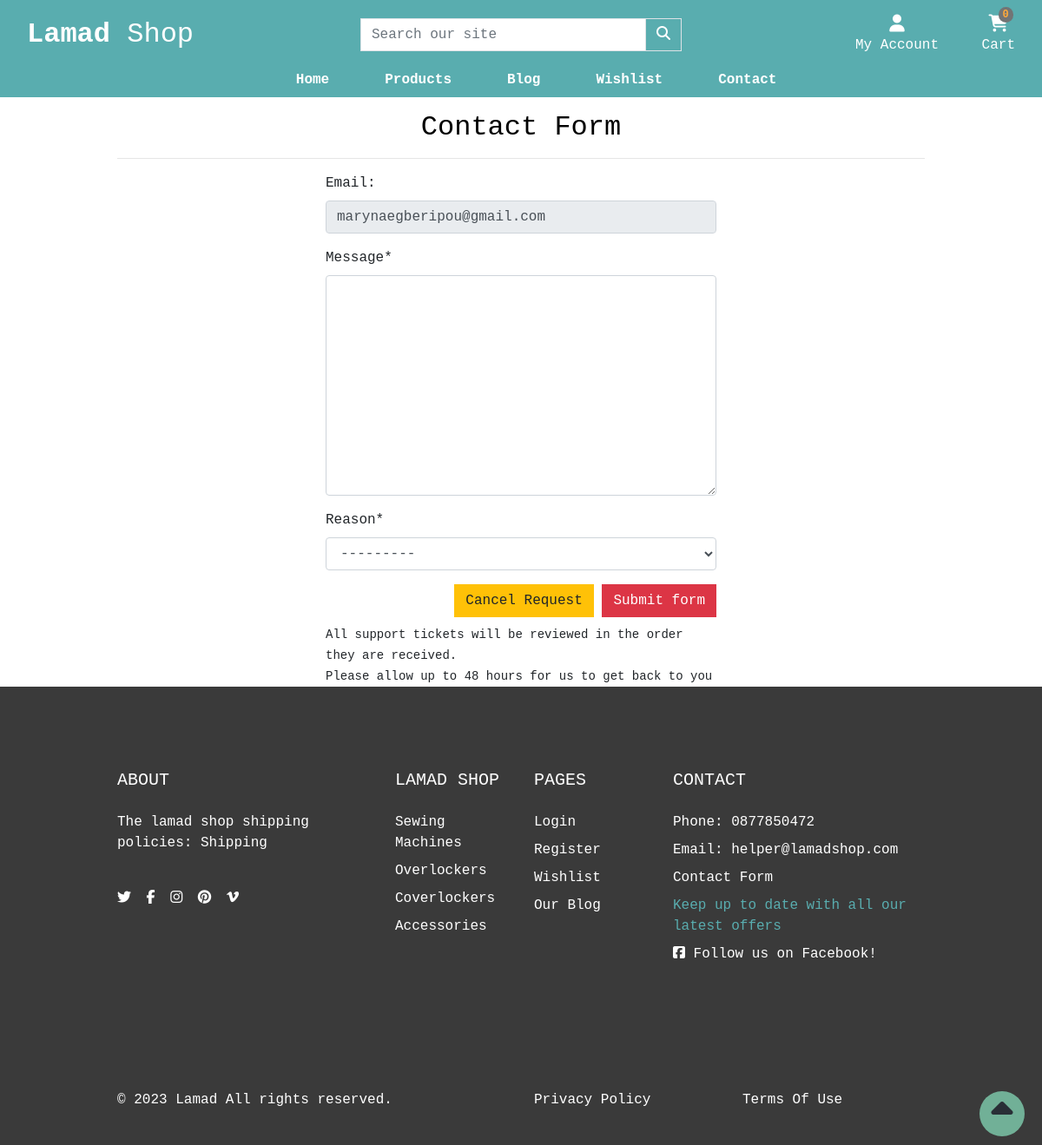
/contact/ (signed in), run on the app's committed database.
### account/models.py (models this page shows, shortened)
class CustomUser(AbstractUser):
    username = models.CharField(max_length=20, unique=True)
    email = models.EmailField(_('email address'), unique=True, max_length=100)
    is_email_verified = models.BooleanField(default=False)

### shop/models.py (models this page shows, shortened)
class Category(models.Model):
    name = models.CharField(max_length=100)
    slug = models.SlugField(max_length=100, unique=True)
    friendly_name = models.CharField(max_length=100, null=True, blank=True)
    description = models.TextField(max_length=250, blank=True)
    class Meta:
        verbose_name = 'category'
        verbose_name_plural = 'Categories'
    def get_absolute_url(self):
        return reverse('shop:products_by_category', args=[self.slug])

### contact/views.py (the view)
# urls.py: path('', views.contact, name='contact'),
def contact(request):
    if not request.user.is_authenticated:
        messages.error(request, 'Please login to contact us')
        return redirect(reverse('home:home'))
    user = request.user
    contact = Contact(email=user.email)
    if request.method == 'POST':
        form = ContactForm(request.POST, instance=contact)
        if form.is_valid():
            form.save()
            messages.success(request, 'Your message has been sent')
            return redirect(reverse('home:home'))
        else:
            messages.error(request,
                           'Something went wrong. Please try again later')
    else:
        form = ContactForm()
    template = 'contact/contact.html'
    context = {
        'form': form
    }
    return render(request, template, context)

### contact/forms.py
class ContactForm(ModelForm):
    class Meta:
        model = Contact
        exclude = ['email']

### cart/contexts.py (called while the page is built, shortened)
def cart_contents(request):
    cart_items = []
    total = 0
    product_count = 0
    cart = request.session.get('cart', {})
    if total < settings.FREE_DELIVERY_THRESHOLD:
        delivery = total * Decimal(settings.STANDARD_DELIVERY_PERCENTAGE / 100)
        free_delivery_delta = settings.FREE_DELIVERY_THRESHOLD - total
    else:
        delivery = 0
        free_delivery_delta = 0
    grand_total = delivery + total
    context = {
        'cart_items': cart_items,
        'total': total,
        'product_count': product_count,
        'delivery': delivery,
        'free_delivery_delta': free_delivery_delta,
        'free_delivery_threshold': settings.FREE_DELIVERY_THRESHOLD,
        'grand_total': grand_total,
    }
    return context

### shop/contexts.py (called while the page is built)
def nav_menu(request):
    menu = Category.objects.all()
    return dict(menu=menu)

### contact/templates/contact/contact.html (shortened to what this page needs)
{% extends "base.html" %}
{% load static %}
{% load crispy_forms_tags %}
{% block extra_css %}
    <link rel="stylesheet" href="{% static 'css/contact.css' %}">
{% endblock %}
{% block page_header %}
    <div class="container header-container">
        <div class="row">
            <div class="col text-center">
                <h2 class="text-black mt-3">Contact Form</h2>
                <hr>
            </div>
        </div>
    </div>
{% endblock %}
{% block content %}
<div class="container">
    <div class="row justify-content-center">
        <div class="col-12 col-md-6">
            <form method="POST" action="" class="form mb-2">
                <div class="form-group">
                    <label for="email">Email:</label>
                    <input type="email" class="form-control" id="email" name="email" value="{{ request.user.email }}" disabled>
                  </div>
                  <div class="form-group">
                    {{ form.message|as_crispy_field }}
                  </div>
                  <div class="form-group">
                    {{ form.reason|as_crispy_field }}
                  </div>
                <div class="text-right">
                    <a class="btn btn-warning rounded-0" href="{% url 'home:home' %}">Cancel Request</a>
                    <button class="btn btn-danger rounded-0" type="submit">Submit form</button>
                </div>
            </form>
            <small class="mt-3 bb-3">All support tickets will be reviewed in the order they are received. <br>Please allow up to 48 hours for us to get back to you</small>
        </div>
    </div>
</div>
{% endblock %}

### templates/base.html (shortened to what this page needs)
{% load static %}
<!doctype html>
<html lang="en">
  <head>
    {% block corecss %}
    <link rel="stylesheet" href="https://cdn.jsdelivr.net/npm/bootstrap@4.6.2/dist/css/bootstrap.min.css">
    <link rel="stylesheet" href="https://cdn.jsdelivr.net/npm/bootstrap-icons@1.10.3/font/bootstrap-icons.css">
    <link href="{% static 'css/base.css' %}" rel="stylesheet">
    {% endblock %}
    {% block extra_css %}{% endblock %}
  </head>
  <body>
    <header class="container-fluid">
        <div id="topnav" class="row nav-bg-color pt-lg-2 d-none d-lg-flex">
            <div class="col-12 col-lg-4 my-auto py-1 py-lg-0 text-center text-lg-left">
                <a href="{% url 'home:home' %}" class="nav-link main-logo-link">
                  <h2 class="logo-font text-white my-0"><strong>Lamad</strong> Shop</h2>
                </a>
            </div>
            <div class="col-12 col-lg-4 my-auto py-1 py-lg-0">
                <form method="GET" action="{% url 'shop:products' %}">
                    <div class="input-group w-100">
                        <input class="form-control border border-black rounded-0" type="text" name="q" placeholder="Search our site">
                        <div class="input-group-append">
                            <button class="form-control btn nav-bg-color border border-black rounded-0" type="submit" aria-label="Search our products">
                                <span class="icon">
                                    <i class="fas fa-search"></i>
                                </span>
                            </button>
                        </div>
                    </div>
                </form>
            </div>
            <div class="col-12 col-lg-4 my-auto py-1 py-lg-0">
                <ul class="list-inline list-unstyled text-center text-lg-right my-0">
                    <li class="list-inline-item dropdown">
                        <a class="text-sly nav-link" href="#" id="dt-user-options" data-toggle="dropdown" aria-haspopup="true" aria-expanded="false">
                            <div class="text-center">
                                {% if request.user.is_authenticated %}
                                    <div><i class="fas fa-user fa-lg"></i></div>
                                    <p class="my-0 text-white">My Account</p>
                                {% else %}
                                    <div><i class="fas fa-user fa-lg"></i></div>
                                    <p class="my-0 text-white">Login / Sign Up</p>
                                {% endif %}
                            </div>
                        </a>
                    </li>
                    <li class="list-inline-item">
                        <a class="{% if grand_total %}text-info font-weight-bold{% else %}text-white{% endif %} nav-link" href="{% url 'cart:cart' %}">
                            <div class="text-center">
                                <div><span class="position-absolute top-0 left-100 translate-middle badge rounded-pill bg-light my-button">{{ request.session.cart.keys | length }}</span></div>
                                <div><i class="fa-solid fa-cart-shopping fa-lg"></i></div>
                                <p class="my-0 cart-amount">
                                    {% if grand_total %}
                                        ${{ grand_total|floatformat:2 }}
                                    {% else %}
                                        Cart
                                    {% endif %}
                                </p>
                            </div>
                        </a>
                    </li>
                </ul>
            </div>
        </div>
        <div class="row second-nav">
            <nav class="navbar navbar-expand-lg navbar-dark text-sly w-100">
                    {% include 'includes/mobile-top-header.html' %}
                    {% include 'includes/main-nav.html' %}
            </nav>
        </div>
    </header>
    {% block page_header %}
    {% endblock %}
    {% block content %}
    {% endblock %}
    <a href="#" id="to-top" aria-label="move to top of page">
      <span class="move_to_top">
        <i class="fas fa-caret-up"></i>
      </span>
    </a>
     <footer class="footer" style="background: #3a3a3a">
        <div class="py-5">
          <div class="container py-5">
            <div class="row gx-5 gy-4">
              <div class="col-lg-4">
                 <h5 class="text-white text-uppercase mb-4">ABOUT</h5>
                 <p class="text-white">The lamad shop shipping policies: <a href="{% url 'contact:shipping' %}" class='text-white'>Shipping</a></p>
                 <br>
                <ul class="list-inline mb-0">
                  <li class="list-inline-item me-3"><a class="reset-anchor" href="https://twitter.com" target="_blank" rel="noopener" aria-label="Visit our twitter page(opens on a new tab)"><i class="fab fa-twitter"></i></a></li>
                  <li class="list-inline-item me-3"><a class="reset-anchor" href="https://facebook.com" target="_blank" rel="noopener" aria-label="Visit our facebook page(opens on a new tab)"><i class="fab fa-facebook-f"></i></a></li>
                  <li class="list-inline-item me-3"><a class="reset-anchor" href="https://instagram.com" target="_blank" rel="noopener" aria-label="Visit our instagram page(opens on a new tab)"><i class="fab fa-instagram"></i></a></li>
                  <li class="list-inline-item me-3"><a class="reset-anchor" href="https://pinterest.com" target="_blank" rel="noopener" aria-label="Visit our pinterest page(opens on a new tab)"><i class="fab fa-pinterest"></i></a></li>
                  <li class="list-inline-item"><a class="reset-anchor" href="https://vimeo.com" target="_blank" rel="noopener" aria-label="Visit our vimeo page(opens on a new tab)"><i class="fab fa-vimeo-v"></i></a></li>
                </ul>
              </div>
              <div class="col-lg-2 col-md-6">
                <h5 class="text-white text-uppercase mb-4">Lamad Shop</h5>
                <ul class="list-unstyled text-sm fw-normal mb-0">
                  {% for category in menu %}
                  <li class="mb-1 pb-1"><a href="{{ category.get_absolute_url }}" class="reset-anchor">{{category.name}}</a></li>
                  {% endfor %}
                </ul>
              </div>
              <div class="col-lg-2 col-md-6">
                <h5 class="text-white text-uppercase mb-4">Pages</h5>
                <ul class="list-unstyled text-sm fw-normal mb-0">
                  <li class="mb-1 pb-1"> <a class="reset-anchor" href="{% url 'account:signin' %}">Login</a></li>
                  <li class="mb-1 pb-1"> <a class="reset-anchor" href="{% url 'account:register' %}">Register</a></li>
                  <li class="mb-1 pb-1"> <a class="reset-anchor" href="{% url 'wishlist:wish_list' %}">Wishlist</a></li>
                  <li class="mb-1 pb-1"> <a class="reset-anchor" href="{% url 'blog:articles' %}">Our Blog</a></li>
                </ul>
              </div>
              <div class="newsletter col-lg-4">
                <h5 class="text-white text-uppercase mb-4">Contact</h5>
                <ul class="list-unstyled text-sm fw-normal mb-0">
                  <li class="mb-1 pb-1 text-white">Phone: 0877850472</li>
                  <li class="mb-1 pb-1 text-white">Email: helper@lamadshop.com</li>
                  <li class="mb-1 pb-1"><a href="{% url 'contact:contact' %}" class="reset-anchor">Contact Form</a></li>
                  <li class="mb-1 pb-1 text-sly">Keep up to date with all our latest offers</li>
                  <li class="mb-1 pb-1 text-white"><a href="https://www.facebook.com/profile.php?id=100091956826416" target="_blank" rel="noopener" aria-label="Visit us (opens on a new tab)"><i class="fab fa-facebook-square"></i> Follow us on Facebook!</a></li>
                </ul>
              </div>
            </div>
          </div>
        </div>
        <div class="copyrights py-4" style="background: #3a3a3a">
          <div class="container py-3">
            <div class="row align-items-center gy-3">
              <div class="col-md-6">
                <p class="mb-0 text-sm fw-normal text-white">&copy; 2023 <a class="reset-anchor text-white" href="{% url 'home:home' %}">Lamad</a> All rights reserved.</p>
              </div>
              <div class="col-md-3">
                <p class="mb-0 text-sm fw-normal text-sly"><a class="reset-anchor text-white" href="{% url 'home:privacy' %}">Privacy Policy</a></p>
              </div>
              <div class="col-md-3">
                <p class="mb-0 text-sm fw-normal text-sly"><a class="reset-anchor text-white" href="{% url 'home:terms' %}">Terms Of Use</a></p>
              </div>
            </div>
          </div>
        </div>
      </footer>
  </body>
</html>

### static/css/base.css (style rules this page uses)
html { height: 100%; }
body { font-family: 'Courier New', Courier, monospace; background-color: #fff; }
.nav-bg-color { background-color: #59adaf; }
a { color: black; }
li > a { color: white; }
.rounded-pill { border-radius: 60rem!important; }
.top-0 { top: 0!important; }
.bg-light { background-color: #727475 !important; }
.my-button { color: #fda93b; }
.text-white { color: white; }
.navbar { padding: 0; }
.second-nav { padding: 0; background-color:#59adaf; min-width: 100%; }
.fas { color: #fff; }
.fa-cart-shopping { color: #fff; }
.text-sly { color: #59adaf !important; }
.main-logo-link { width: fit-content; }
.cart-amount { color: #fff; }
.text-black { color: #000; }
li { list-style-type: none; }
#to-top { text-decoration: none; align-items: center; position: fixed; bottom: 10px; right: 20px; z-index: 10000; }
#to-top>span { width: 52px; height: 52px; border-radius: 52px; text-decoration: none; line-height: 52px; background-color: rgba(137, 227, 191, 0.7); border: 2px solid transparent; text-align: center; }
#to-top i { color: #292F36; font-size: 250%; }
.move_to_top { position: relative; display: inline-block; vertical-align: middle; }
@media (min-width: 1200px) { .container { max-width: 80%; } }

### data on the page
CustomUser: email "marynaegberipou@gmail.com"
Category: name "Sewing Machines"
Category: name "Overlockers"
Category: name "Coverlockers"
Category: name "Accessories"

### other printed values
{{ request.session.cart.keys | length }} "0"
